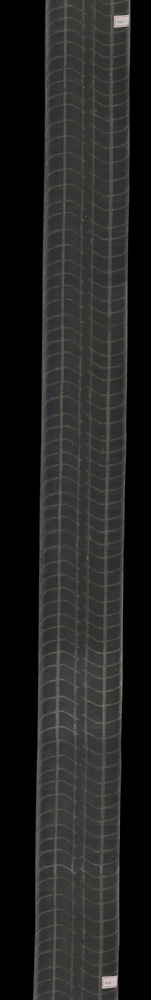
#> input picture Tire_tread_defect_detection/TireTest_20200708/code4/2/frame4.jpg, 151 x 1000 px, shrunk from 1280 x 8504 before the run, found by its file name
$ python test.py
#> lines starting #> are read from the running program, lines starting #| are printed output that depends on the picture; after the words box and inside, x2 and y2 are one past the last pixel; in counts of white or black regions, pixels touching at a corner belong together
#水平投影
import numpy as np
from cv2 import cv2 as cv
img=cv.imread("D:/Tire_Test/code4/2/frame4.jpg",0)
#> img: shape (1000, 151); min 0, max 206, mean 34.6
ret,img1=cv.threshold(img,80,255,cv.THRESH_BINARY)
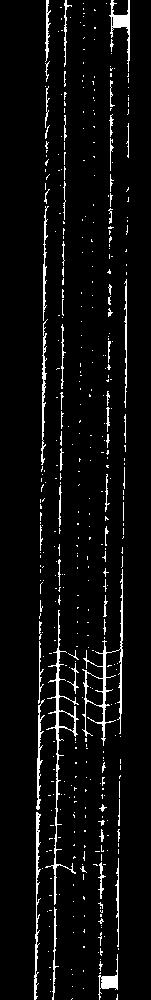
#> img1: shape (1000, 151); 5.2% white in thin lines or dots, all inside (x1, y1, x2, y2) = (34, 0, 130, 1000)

#返回图像的高和宽
(h,w)=img1.shape
#> h = 1000; w = 151

#初始化一个跟图像高一样长度的数组，用于记录每一行的黑点个数
a=[0 for z in range(0,h)]
#> a = 1000 values from 0 to 0

for i in range(0,h):          #遍历每一行
    for j in range(0,w):      #遍历每一列
        if img1[i,j]==255:      #判断该点是否为黑点，0代表黑点
            a[i]+=1           #该行的计数器加一
            # img1[i,j]=255     #将其改为白点，即等于255
        else:
            img1[i,j]=255
#> img1: shape (1000, 151); every value is 255
for i in range(0,h):          #遍历每一行
    for j in range(0,a[i]):   #从该行应该变黑的最左边的点开始向最右边的点设置黑点
        img1[i,j]=0           #设置黑点
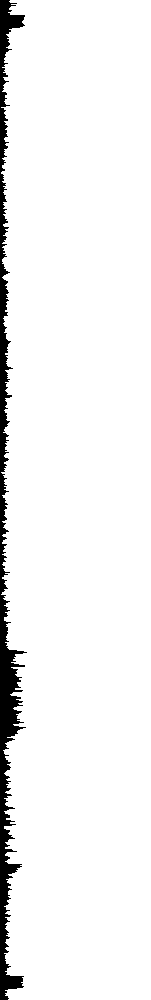
#> img1: shape (1000, 151); 94.8% white; 1 black region, box (x1, y1, x2, y2) and area: (0, 0, 27, 1000) 7873
cv.imshow("img",img1)
cv.imwrite('D:/Tire_Test/code4/2/img1.jpg', img1)
cv.waitKey(0)
cv.destroyAllWindows()

$ run again, with Tire_tread_defect_detection/TireTest_20200708/code4/2/frame5.jpg copied over Tire_tread_defect_detection/TireTest_20200708/code4/2/frame4.jpg
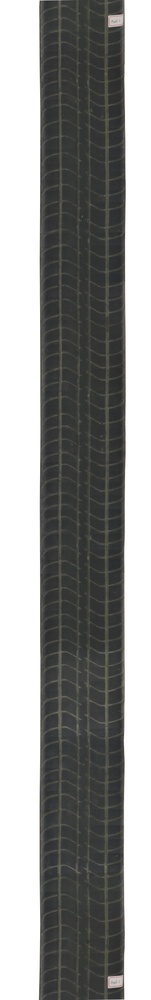
#> input picture Tire_tread_defect_detection/TireTest_20200708/code4/2/frame5.jpg, 151 x 1000 px, shrunk from 1280 x 8504 before the run, found by its file name
#> `ret,img1=cv.threshold(img,80,255,cv.THRESH_BINARY)`:
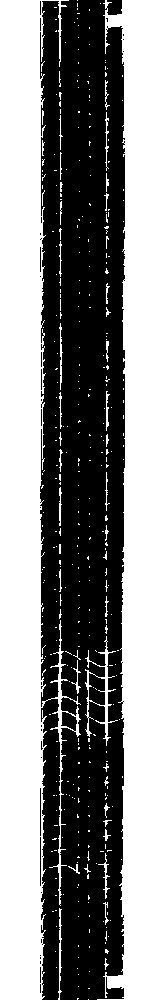
#> img1: shape (1000, 151); 49.4% white; 375 white regions (337 under 20 px), largest, box (x1, y1, x2, y2) and area: (0, 0, 81, 1000) 43112, (97, 0, 151, 1000) 28194, (85, 636, 118, 746) 617
#> after the loop `for i in range(0,h):`:
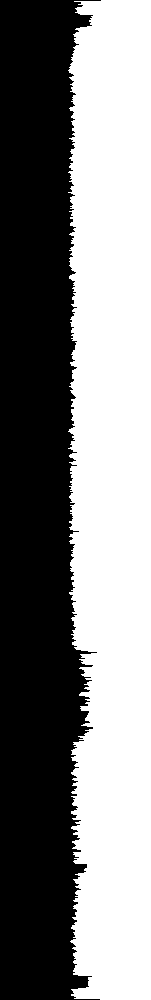
#> img1: shape (1000, 151); 50.6% white; 1 black region, box (x1, y1, x2, y2) and area: (0, 0, 101, 1000) 74629
